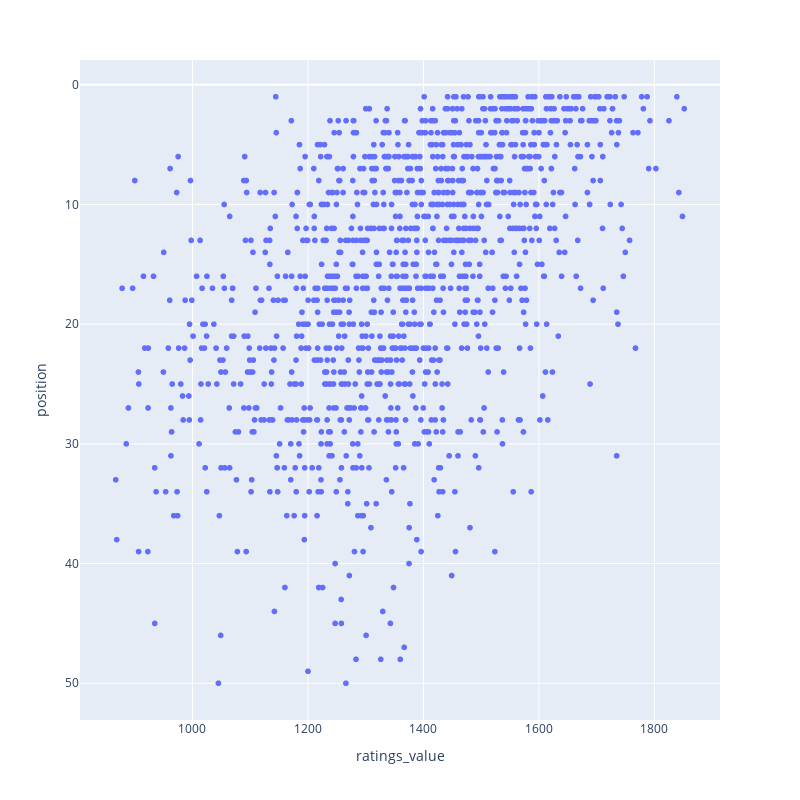

The notebook cell this image was saved under:
### Code cell
#fig = px.line(df, x='date', y='ratings_value', title='IFPA Rating')
fig = px.scatter(df.query("ratings_value > 0"), x="ratings_value", y="position", width=800, height=800)
fig.update_yaxes(autorange="reversed")
#fig.show()

### Figure 1 — Plotly figure (JSON) as saved in the notebook; plotly's stock layout.template omitted (floating-point values rounded to 4 significant figures; data arrays with more than 128 entries replaced by an {"elided": "..."} marker saying what was removed)
{"data": [{"hovertemplate": "ratings_value=%{x}<br>position=%{y}<extra></extra>", "legendgroup": "", "marker": {"color": "#636efa", "symbol": "circle"}, "mode": "markers", "name": "", "showlegend": false, "type": "scattergl", "x": {"elided": "1265 float values"}, "xaxis": "x", "y": {"elided": "1265 int values"}, "yaxis": "y"}], "layout": {"height": 800, "legend": {"tracegroupgap": 0}, "margin": {"t": 60}, "width": 800, "xaxis": {"anchor": "y", "autorange": true, "domain": [0, 1], "range": [805.2, 1914.0], "title": {"text": "ratings_value"}, "type": "linear"}, "yaxis": {"anchor": "x", "autorange": true, "domain": [0, 1], "range": [53.07, -2.07], "title": {"text": "position"}, "type": "linear"}}}
